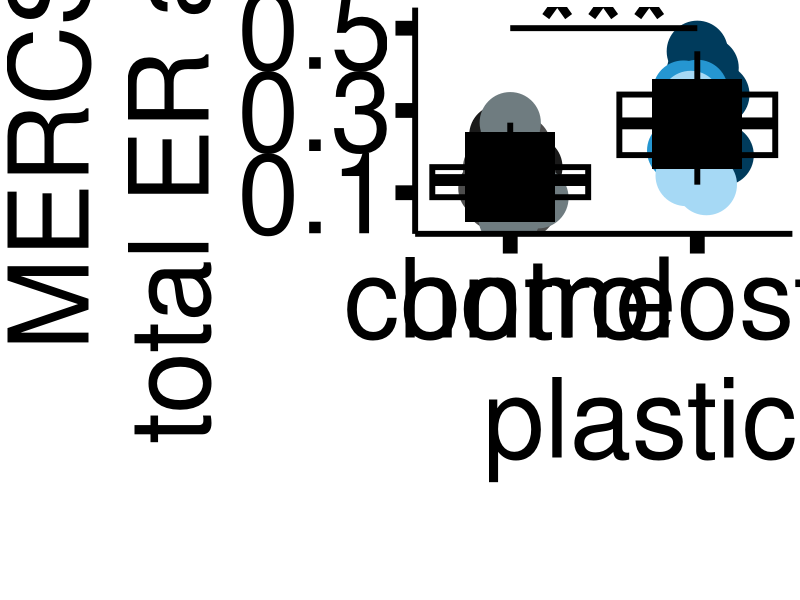
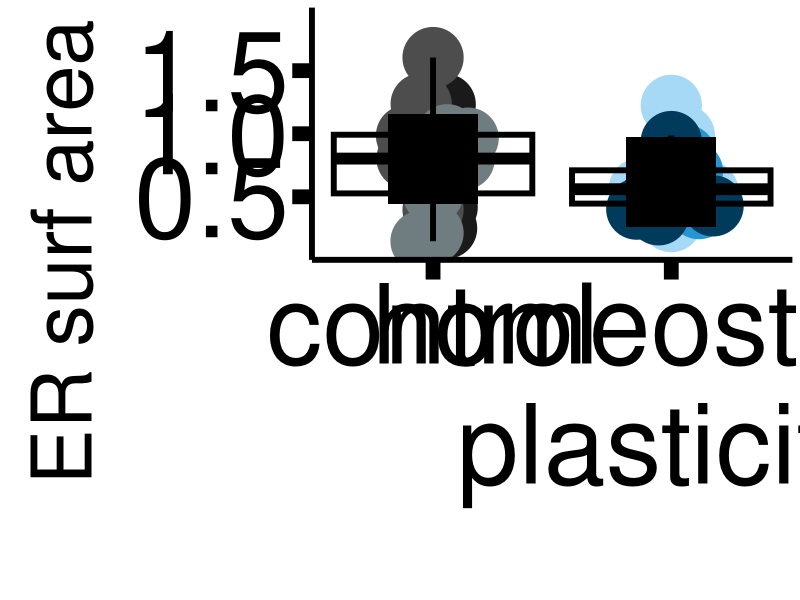
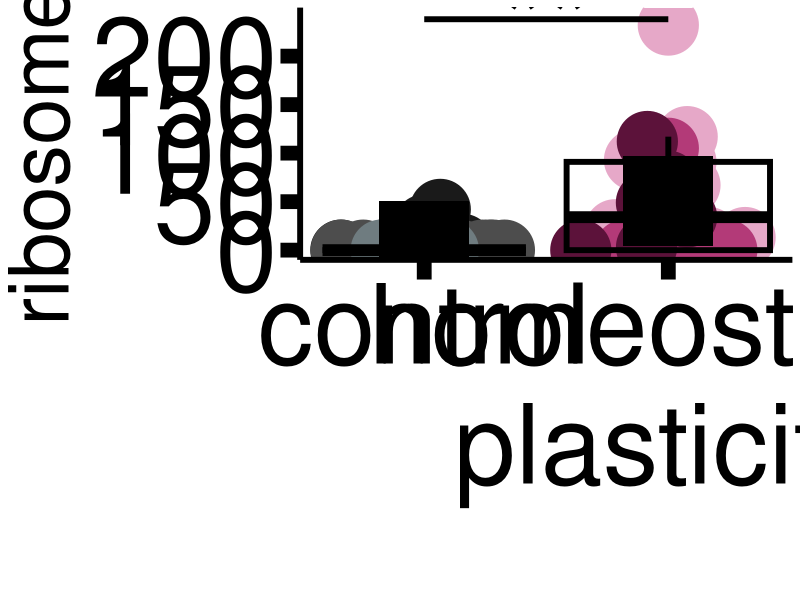
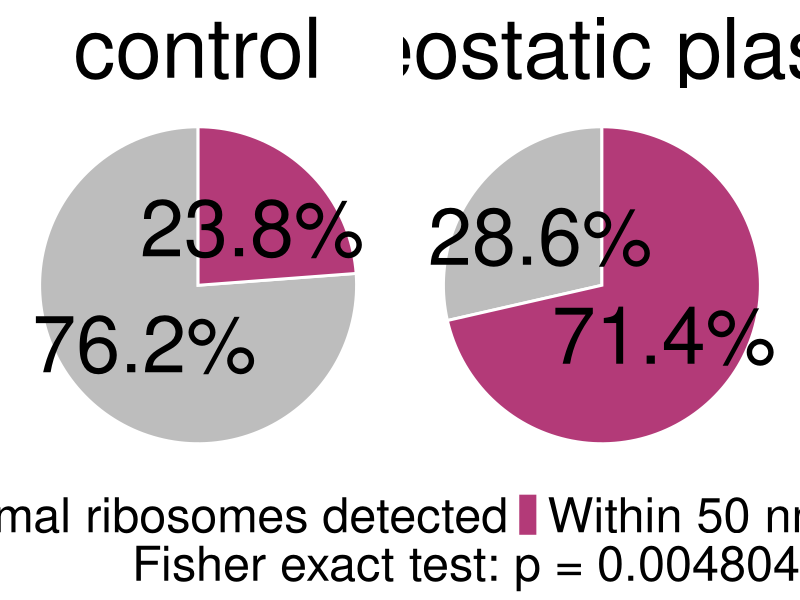
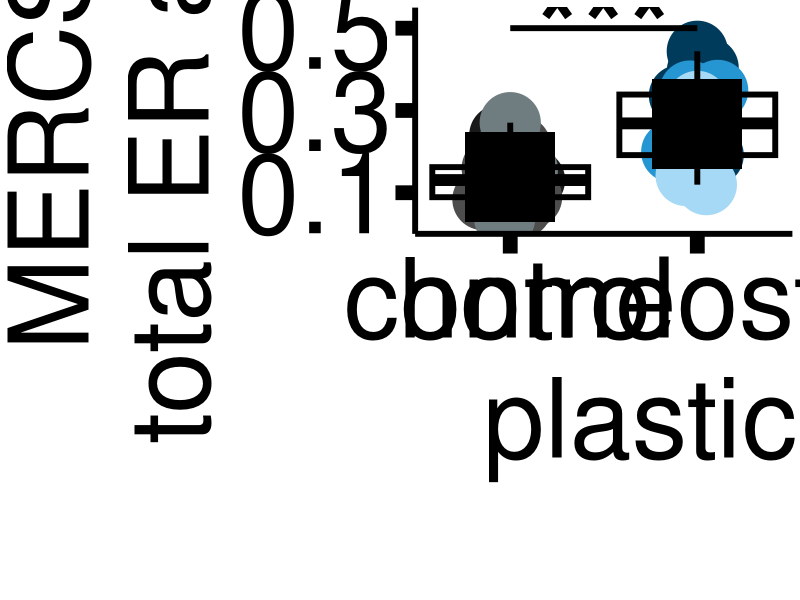
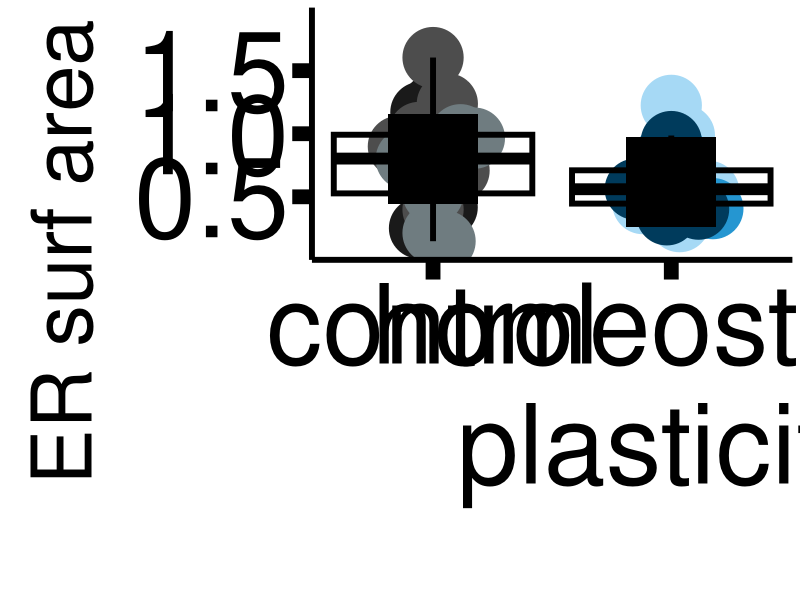
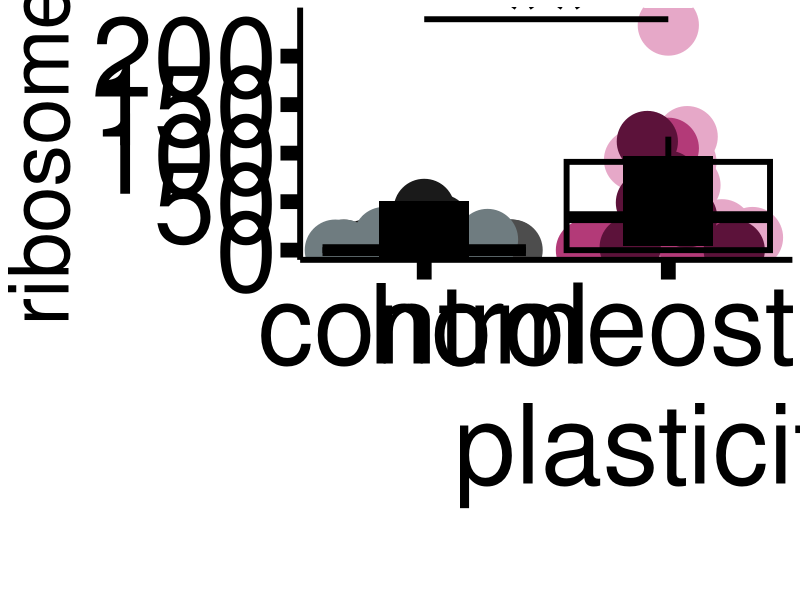
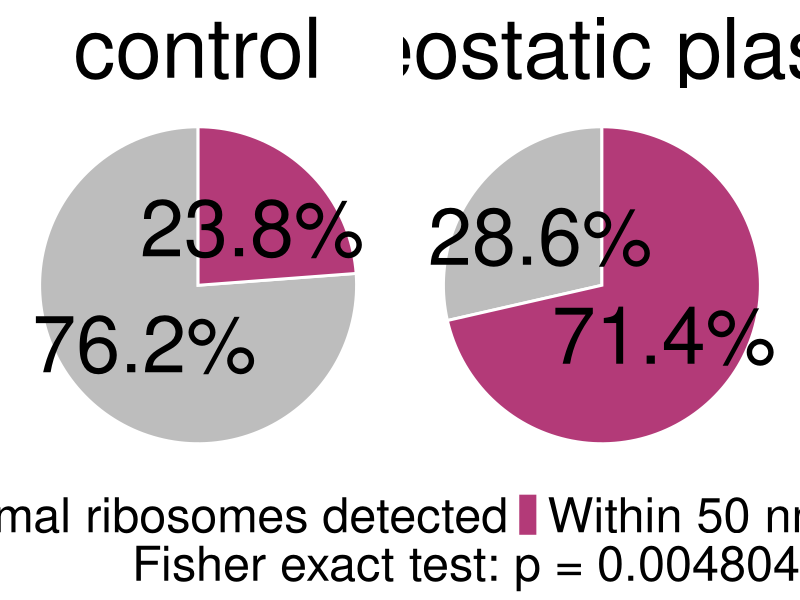

Source code (R) for these figures, in order:
## ---- chunk 1
knitr::opts_chunk$set(
  echo = TRUE,
  message = FALSE,
  warning = FALSE,
  fig.width = 30,
  fig.height = 20,
  fig.retina = 1,
  out.width = "100%",
  fig.align = "center"
)

suppressPackageStartupMessages({
  library(dplyr)
  library(readr)
  library(ggplot2)
  library(ggbeeswarm)
  library(ggtext)
  library(afex)
  library(emmeans)
})

set.seed(20261109)
options(width = 120, dplyr.summarise.inform = FALSE)
options(contrasts = c("contr.treatment", "contr.poly"))

## ---- chunk 2
condition_order <- c("Control", "TTX")
spacing_map <- c("Control" = 1, "TTX" = 2.2)

Density <- read_csv("./Fig 5C.csv", show_col_types = FALSE) %>%
  filter(Condition %in% condition_order) %>%
  mutate(
    Condition = factor(Condition, levels = condition_order),
    Date = factor(trimws(as.character(Date))),
    across(c(ERMCS_surf_um2, ER_surf_um2), as.numeric),
    MERCS_per_ER = ERMCS_surf_um2 / ER_surf_um2,
    x_pos = unname(spacing_map[as.character(Condition)]),
    color_key = paste(Condition, Date, sep = "_")
  ) %>%
  filter(is.finite(MERCS_per_ER), ER_surf_um2 > 0)

if (nrow(Density) == 0) stop("No valid MERCS/ER measurements remain.")

Density %>%
  mutate(across(where(is.numeric), ~ round(.x, 3)))
## ---- chunk 3
summary_table <- Density %>%
  group_by(Condition) %>%
  summarise(
    n_Mitochondria = n(),
    n_Experiment_Dates = n_distinct(Date),
    `Mean (SE)` = sprintf("%.3f (%.3f)", mean(MERCS_per_ER), sd(MERCS_per_ER) / sqrt(n())),
    .groups = "drop"
  )

summary_table
## ---- chunk 4
fit_aov <- aov(MERCS_per_ER ~ Condition * Date, data = Density)
anova_table <- anova(fit_aov)
condition_p <- as.numeric(anova_table["Condition", "Pr(>F)"])
format_p <- function(p) ifelse(p < 0.0001, "<0.0001", sprintf("%.4f", p))

group_means <- Density %>%
  group_by(Condition) %>%
  summarise(mean = mean(MERCS_per_ER), SE = sd(MERCS_per_ER) / sqrt(n()), .groups = "drop")

stats_table <- tibble(
  Test = "Two-way ANOVA",
  Comparison = "Control vs TTX",
  `Control mean (SE)` = sprintf("%.3f (%.3f)", group_means$mean[1], group_means$SE[1]),
  `TTX mean (SE)` = sprintf("%.3f (%.3f)", group_means$mean[2], group_means$SE[2]),
  `Condition p` = format_p(condition_p)
)

stats_table
## ---- chunk 5
set.seed(20261109)
p_to_stars <- function(p) case_when(
  p < 0.001 ~ "***", p < 0.01 ~ "**",
  p < 0.05 ~ "*", TRUE ~ "ns"
)

test_results <- tibble(
  group1_x = spacing_map["Control"],
  group2_x = spacing_map["TTX"],
  y_position = 0.5,
  stars = p_to_stars(condition_p)
) %>%
  filter(stars != "ns")

date_levels <- levels(Density$Date)

date_colors <- c(
  setNames(rep(c("#1A1A1A", "#4D4D4D", "#6F7C80"), length.out = length(date_levels)),
           paste("Control", date_levels, sep = "_")),
  setNames(rep(c("#003B5C", "#2596D1", "#A6D9F5"), length.out = length(date_levels)),
           paste("TTX", date_levels, sep = "_"))
)

fig5c_top_plot <- ggplot(Density, aes(x_pos, MERCS_per_ER, color = color_key)) +
  ggbeeswarm::geom_beeswarm(cex = 6, priority = "random", size = 20,
                            alpha = 1, corral = "random") +
  geom_boxplot(aes(group = x_pos), fill = NA, width = 1, outlier.shape = NA,
               linewidth = 2, color = "black") +
  stat_summary(aes(group = x_pos), fun = mean, geom = "point",
               shape = 15, size = 30, color = "black") +
  geom_segment(data = test_results,
               aes(x = group1_x, xend = group2_x, y = y_position, yend = y_position),
               inherit.aes = FALSE, linewidth = 2, color = "black") +
  geom_text(data = test_results,
            aes(x = (group1_x + group2_x) / 2, y = y_position + 0.01, label = stars),
            inherit.aes = FALSE, size = 30, color = "black", fontface = "bold") +
  scale_x_continuous(breaks = unname(spacing_map),
                     labels = c("control", "homeostatic\nplasticity")) +
  scale_color_manual(values = date_colors) +
  scale_y_continuous(oob = scales::oob_keep, breaks = c(0.1, 0.3, 0.5),
                     limits = c(0, 0.55), expand = c(0, 0)) +
  labs(x = "", y = "MERCS /\ntotal ER area") +
  theme_classic() +
  theme(
    axis.title = element_text(size = 80, color = "black"),
    axis.text = element_text(size = 80, color = "black"),
    axis.ticks = element_line(linewidth = 5, color = "black"),
    axis.ticks.length = grid::unit(0.5, "cm"),
    axis.line = element_line(linewidth = 2, color = "black"),
    legend.position = "none"
  )

fig5c_top_plot
## ---- chunk 6
dir.create("./Graphs", recursive = TRUE, showWarnings = FALSE)

output_file <- "./Graphs/Fig 5C (top).png"

ggsave(output_file, fig5c_top_plot, width = 18, height = 14, units = "in", dpi = 300)

tibble(Figure = "Fig 5C (top)", File = output_file)
## ---- chunk 7
condition_order <- c("Control", "TTX")
spacing_map <- c("Control" = 1, "TTX" = 2.2)

Density <- read_csv("./Fig 5C.csv", show_col_types = FALSE) %>%
  filter(Condition %in% condition_order) %>%
  mutate(
    Condition = factor(Condition, levels = condition_order),
    Date = factor(trimws(as.character(Date))),
    ER_surf_um2 = as.numeric(ER_surf_um2),
    x_pos = unname(spacing_map[as.character(Condition)]),
    color_key = paste(Condition, Date, sep = "_")
  ) %>%
  filter(is.finite(ER_surf_um2))

if (nrow(Density) == 0) stop("No valid ER surface-area measurements remain.")

Density %>%
  mutate(across(where(is.numeric), ~ round(.x, 3)))
## ---- chunk 8
summary_table <- Density %>%
  group_by(Condition) %>%
  summarise(
    n_Mitochondria = n(),
    n_Experiment_Dates = n_distinct(Date),
    `Mean (SE)` = sprintf("%.3f (%.3f)", mean(ER_surf_um2), sd(ER_surf_um2) / sqrt(n())),
    .groups = "drop"
  )

summary_table
## ---- chunk 9
fit_aov <- aov(ER_surf_um2 ~ Condition * Date, data = Density)
anova_table <- anova(fit_aov)
condition_p <- as.numeric(anova_table["Condition", "Pr(>F)"])
format_p <- function(p) ifelse(p < 0.0001, "<0.0001", sprintf("%.4f", p))

group_means <- Density %>%
  group_by(Condition) %>%
  summarise(mean = mean(ER_surf_um2), SE = sd(ER_surf_um2) / sqrt(n()), .groups = "drop")

stats_table <- tibble(
  Test = "Two-way ANOVA",
  Comparison = "Control vs TTX",
  `Control mean (SE)` = sprintf("%.3f (%.3f)", group_means$mean[1], group_means$SE[1]),
  `TTX mean (SE)` = sprintf("%.3f (%.3f)", group_means$mean[2], group_means$SE[2]),
  `Condition p` = format_p(condition_p)
)

stats_table
## ---- chunk 10
set.seed(20261109)
p_to_stars <- function(p) case_when(
  p < 0.001 ~ "***", p < 0.01 ~ "**",
  p < 0.05 ~ "*", TRUE ~ "ns"
)

test_results <- tibble(
  group1_x = spacing_map["Control"],
  group2_x = spacing_map["TTX"],
  y_position = 1.8,
  stars = p_to_stars(condition_p)
) %>%
  filter(stars != "ns")

date_levels <- levels(Density$Date)

date_colors <- c(
  setNames(rep(c("#1A1A1A", "#4D4D4D", "#6F7C80"), length.out = length(date_levels)),
           paste("Control", date_levels, sep = "_")),
  setNames(rep(c("#A6D9F5", "#2596D1", "#003B5C"), length.out = length(date_levels)),
           paste("TTX", date_levels, sep = "_"))
)

fig5c_bottom_plot <- ggplot(Density, aes(x_pos, ER_surf_um2, color = color_key)) +
  ggbeeswarm::geom_beeswarm(cex = 6, priority = "random", size = 20,
                            alpha = 1, corral = "random") +
  geom_boxplot(aes(group = x_pos), fill = NA, width = 1, outlier.shape = NA,
               linewidth = 2, color = "black") +
  stat_summary(aes(group = x_pos), fun = mean, geom = "point",
               shape = 15, size = 30, color = "black") +
  geom_segment(data = test_results,
               aes(x = group1_x, xend = group2_x, y = y_position, yend = y_position),
               inherit.aes = FALSE, linewidth = 2, color = "black") +
  geom_text(data = test_results,
            aes(x = (group1_x + group2_x) / 2, y = y_position + 0.04, label = stars),
            inherit.aes = FALSE, size = 30, color = "black", fontface = "bold") +
  scale_x_continuous(breaks = unname(spacing_map),
                     labels = c("control", "homeostatic\nplasticity")) +
  scale_color_manual(values = date_colors) +
  scale_y_continuous(oob = scales::oob_keep, breaks = c(0.5, 1, 1.5), limits = c(0, 2), expand = c(0, 0)) +
  labs(x = "", y = expression(ER~surf~area~group("(", mu*m^2, ")"))) +
  theme_classic() +
  theme(
    axis.title = element_text(size = 60, color = "black"),
    axis.text = element_text(size = 80, color = "black"),
    axis.ticks = element_line(linewidth = 5, color = "black"),
    axis.ticks.length = grid::unit(0.5, "cm"),
    axis.line = element_line(linewidth = 2, color = "black"),
    legend.position = "none"
  )

fig5c_bottom_plot
## ---- chunk 11
dir.create("./Graphs", recursive = TRUE, showWarnings = FALSE)

output_file <- "./Graphs/Fig 5C (bottom).png"

ggsave(output_file, fig5c_bottom_plot, width = 18, height = 12, units = "in", dpi = 300)

tibble(Figure = "Fig 5C (bottom)", File = output_file)
## ---- chunk 12
condition_order <- c("Control", "TTX")
spacing_map <- c("Control" = 1, "TTX" = 2.2)

Density <- read_csv("./Fig 5D, E.csv", show_col_types = FALSE) %>%
  filter(Condition %in% condition_order) %>%
  mutate(
    Condition = factor(Condition, levels = condition_order),
    Date = factor(trimws(as.character(Date))),
    n_ribosomes = as.numeric(n_ribosomes),
    x_pos = unname(spacing_map[as.character(Condition)]),
    color_key = paste(Condition, Date, sep = "_")
  ) %>%
  filter(is.finite(n_ribosomes))

if (nrow(Density) == 0) stop("No valid ribosome measurements remain.")

Density %>%
  mutate(across(where(is.numeric), ~ round(.x, 3)))
## ---- chunk 13
summary_table <- Density %>%
  group_by(Condition) %>%
  summarise(
    n_Mitochondria = n(),
    n_Experiment_Dates = n_distinct(Date),
    `Mean (SE)` = sprintf("%.3f (%.3f)", mean(n_ribosomes), sd(n_ribosomes) / sqrt(n())),
    .groups = "drop"
  )

summary_table
## ---- chunk 14
fit_aov <- aov(n_ribosomes ~ Condition * Date, data = Density)
anova_table <- anova(fit_aov)
condition_p <- as.numeric(anova_table["Condition", "Pr(>F)"])
format_p <- function(p) ifelse(p < 0.0001, "<0.0001", sprintf("%.4f", p))

group_means <- Density %>%
  group_by(Condition) %>%
  summarise(mean = mean(n_ribosomes), SE = sd(n_ribosomes) / sqrt(n()), .groups = "drop")

stats_table <- tibble(
  Test = "Two-way ANOVA",
  Comparison = "Control vs TTX",
  `Control mean (SE)` = sprintf("%.3f (%.3f)", group_means$mean[1], group_means$SE[1]),
  `TTX mean (SE)` = sprintf("%.3f (%.3f)", group_means$mean[2], group_means$SE[2]),
  `Condition p` = format_p(condition_p)
)

stats_table
## ---- chunk 15
set.seed(20261109)
p_to_stars <- function(p) case_when(
  p < 0.001 ~ "***", p < 0.01 ~ "**",
  p < 0.05 ~ "*", TRUE ~ "ns"
)

test_results <- tibble(
  group1_x = spacing_map["Control"],
  group2_x = spacing_map["TTX"],
  y_position = 238,
  stars = p_to_stars(condition_p)
) %>%
  filter(stars != "ns")

date_levels <- levels(Density$Date)

date_colors <- c(
  setNames(rep(c("#1A1A1A", "#4D4D4D", "#6F7C80"), length.out = length(date_levels)),
           paste("Control", date_levels, sep = "_")),
  setNames(rep(c("#E6A8C8", "#B33A78", "#5C123A"), length.out = length(date_levels)),
           paste("TTX", date_levels, sep = "_"))
)

fig5d_plot <- ggplot(Density, aes(x_pos, n_ribosomes, color = color_key)) +
  ggbeeswarm::geom_beeswarm(cex = 9, priority = "random", size = 20,
                            alpha = 1, corral = "random") +
  geom_boxplot(aes(group = x_pos), fill = NA, width = 1, outlier.shape = NA,
               linewidth = 2, color = "black") +
  stat_summary(aes(group = x_pos), fun = mean, geom = "point",
               shape = 15, size = 30, color = "black") +
  geom_segment(data = test_results,
               aes(x = group1_x, xend = group2_x, y = y_position, yend = y_position),
               inherit.aes = FALSE, linewidth = 2, color = "black") +
  geom_text(data = test_results,
            aes(x = (group1_x + group2_x) / 2, y = y_position + 5, label = stars),
            inherit.aes = FALSE, size = 30, color = "black", fontface = "bold") +
  scale_x_continuous(breaks = unname(spacing_map),
                     labels = c("control", "homeostatic\nplasticity")) +
  scale_color_manual(values = date_colors) +
  scale_y_continuous(oob = scales::oob_keep, 
    breaks = c(0, 50, 100, 150, 200),
    limits = c(-10, 250),
    expand = c(0, 0)
  ) +
  labs(x = "", y = "ribosomes") +
  theme_classic() +
  theme(
    axis.title = element_text(size = 60, color = "black"),
    axis.text = element_text(size = 80, color = "black"),
    axis.ticks = element_line(linewidth = 5, color = "black"),
    axis.ticks.length = grid::unit(0.5, "cm"),
    axis.line = element_line(linewidth = 2, color = "black"),
    legend.position = "none"
  )

fig5d_plot
## ---- chunk 16
dir.create("./Graphs", recursive = TRUE, showWarnings = FALSE)

output_file <- "./Graphs/Fig 5D.png"

ggsave(output_file, fig5d_plot, width = 18, height = 24, units = "in", dpi = 300)

tibble(Figure = "Fig 5D", File = output_file)
## ---- chunk 17
Density <- read_csv("./Fig 5D, E.csv", show_col_types=FALSE) %>%
  filter(Condition %in% c("Control", "TTX")) %>%
  mutate(Condition=factor(Condition, levels=c("Control", "TTX")),
         Date=as.character(Date), n_ribosomes=as.numeric(n_ribosomes))
if (any(!is.finite(Density$n_ribosomes)) || any(Density$n_ribosomes < 0))
  stop("Ribosome counts must be finite and nonnegative; missing values are not zero.")
Density <- Density %>% mutate(Category=if_else(n_ribosomes > 0,
  "Within 50 nm of OMM", "No proximal ribosomes detected"))
Density
## ---- chunk 18
summary_table <- Density %>% count(Condition, Category, name="n_Regions") %>%
  group_by(Condition) %>% mutate(total_regions=sum(n_Regions),
                                Percent=100*n_Regions/total_regions) %>% ungroup()
summary_table
## ---- chunk 19
fisher_table <- table(Density$Condition, Density$Category)
fisher_table
fisher_result <- fisher.test(fisher_table)
pval <- fisher_result$p.value
stats_table <- tibble(Test="Two-sided Fisher exact test",
  Comparison="Proximal ribosomes present vs not detected, Control vs TTX",
  Odds_ratio=unname(fisher_result$estimate),
  CI_low=fisher_result$conf.int[1], CI_high=fisher_result$conf.int[2],
  p_value=pval)
stats_table
## ---- chunk 20
set.seed(20261109)
fig5e_plot <- ggplot(summary_table, aes(x=1,y=n_Regions,fill=Category)) +
  geom_col(width=1,color="white",linewidth=1) +
  geom_text(aes(label=paste0(round(Percent,1),"%")),
            position=position_stack(vjust=0.5),size=20) +
  coord_polar(theta="y") +
  facet_wrap(~Condition, labeller=as_labeller(c(Control="control",TTX="homeostatic plasticity"))) +
  scale_fill_manual(values=c("Within 50 nm of OMM"="#B33A78",
                             "No proximal ribosomes detected"="#BDBDBD")) +
  labs(caption=paste0("Fisher exact test: p = ",format.pval(pval,digits=4))) +
  theme_void() + theme(plot.background=element_rect(fill="white",color=NA), strip.text=element_text(size=60),legend.text=element_text(size=35),
                      legend.title=element_blank(),legend.position="bottom",
                      plot.caption=element_text(size=35))
fig5e_plot
## ---- chunk 21
dir.create("./Graphs",recursive=TRUE,showWarnings=FALSE)
ggsave("./Graphs/Fig 5E.png",fig5e_plot,width=30,height=20,units="in",dpi=300)
